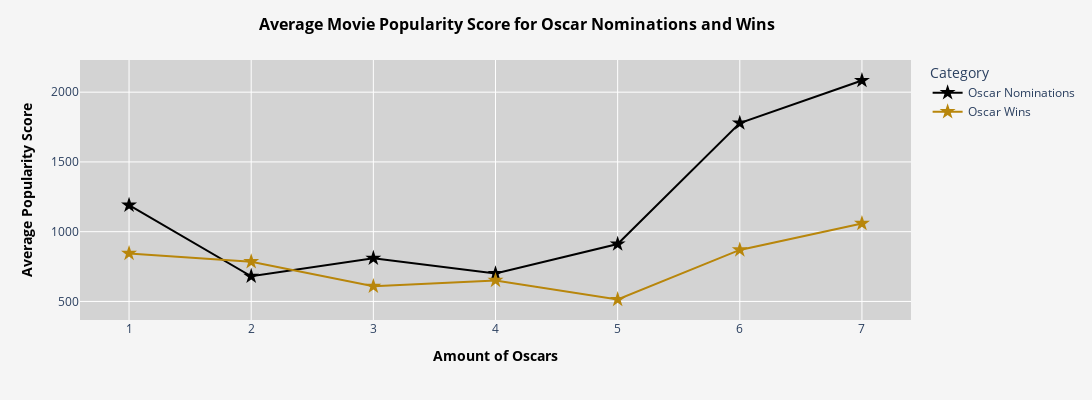

The notebook cell saved with this chart:
### Code cell
final_fig = px.line(win_nom_long, x = 'oscars', y = 'Average Popularity Score', color = 'Category', color_discrete_sequence = ['black', 'darkgoldenrod'],
                    width = 1100, height = 400, markers = True)
final_fig.update_layout(title = {'text':'<b>Average Movie Popularity Score for Oscar Nominations and Wins<b>','font':{'size':16, 'color':'black'}})
                                                                                                            
final_fig.update_layout(xaxis_title = {'text':'<b>Amount of Oscars<b>','font':{'size':14,'color':'black'}}, title_x = 0.71)
final_fig.update_layout(yaxis_title = {'text': '<b>Average Popularity Score<b>','font':{'size':14,'color':'black'}})
final_fig.update_traces(marker = dict(symbol = 'star', size = 12))
final_fig.update_layout(plot_bgcolor = 'lightgray', paper_bgcolor = 'whitesmoke')
final_fig.show()

### Figure 1 — Plotly figure (JSON) as saved in the notebook; plotly's stock layout.template omitted (floating-point values rounded to 4 significant figures)
{"data": [{"hovertemplate": "Category=Oscar Nominations<br>oscars=%{x}<br>Average Popularity Score=%{y}<extra></extra>", "legendgroup": "Oscar Nominations", "line": {"color": "black", "dash": "solid"}, "marker": {"size": 12, "symbol": "star"}, "mode": "lines+markers", "name": "Oscar Nominations", "orientation": "v", "showlegend": true, "type": "scatter", "x": [1, 2, 3, 4, 5, 6, 7], "xaxis": "x", "y": [1190.0, 680.6, 809.7, 699.7, 911.3, 1779.0, 2084.0], "yaxis": "y"}, {"hovertemplate": "Category=Oscar Wins<br>oscars=%{x}<br>Average Popularity Score=%{y}<extra></extra>", "legendgroup": "Oscar Wins", "line": {"color": "darkgoldenrod", "dash": "solid"}, "marker": {"size": 12, "symbol": "star"}, "mode": "lines+markers", "name": "Oscar Wins", "orientation": "v", "showlegend": true, "type": "scatter", "x": [1, 2, 3, 4, 5, 6, 7], "xaxis": "x", "y": [844.4, 785.1, 608.4, 650.9, 513.9, 869.4, 1059], "yaxis": "y"}], "layout": {"height": 400, "legend": {"title": {"text": "Category"}, "tracegroupgap": 0}, "margin": {"t": 60}, "paper_bgcolor": "whitesmoke", "plot_bgcolor": "lightgray", "title": {"font": {"color": "black", "size": 16}, "text": "<b>Average Movie Popularity Score for Oscar Nominations and Wins<b>", "x": 0.71}, "width": 1100, "xaxis": {"anchor": "y", "domain": [0, 1], "title": {"font": {"color": "black", "size": 14}, "text": "<b>Amount of Oscars<b>"}}, "yaxis": {"anchor": "x", "domain": [0, 1], "title": {"font": {"color": "black", "size": 14}, "text": "<b>Average Popularity Score<b>"}}}}
